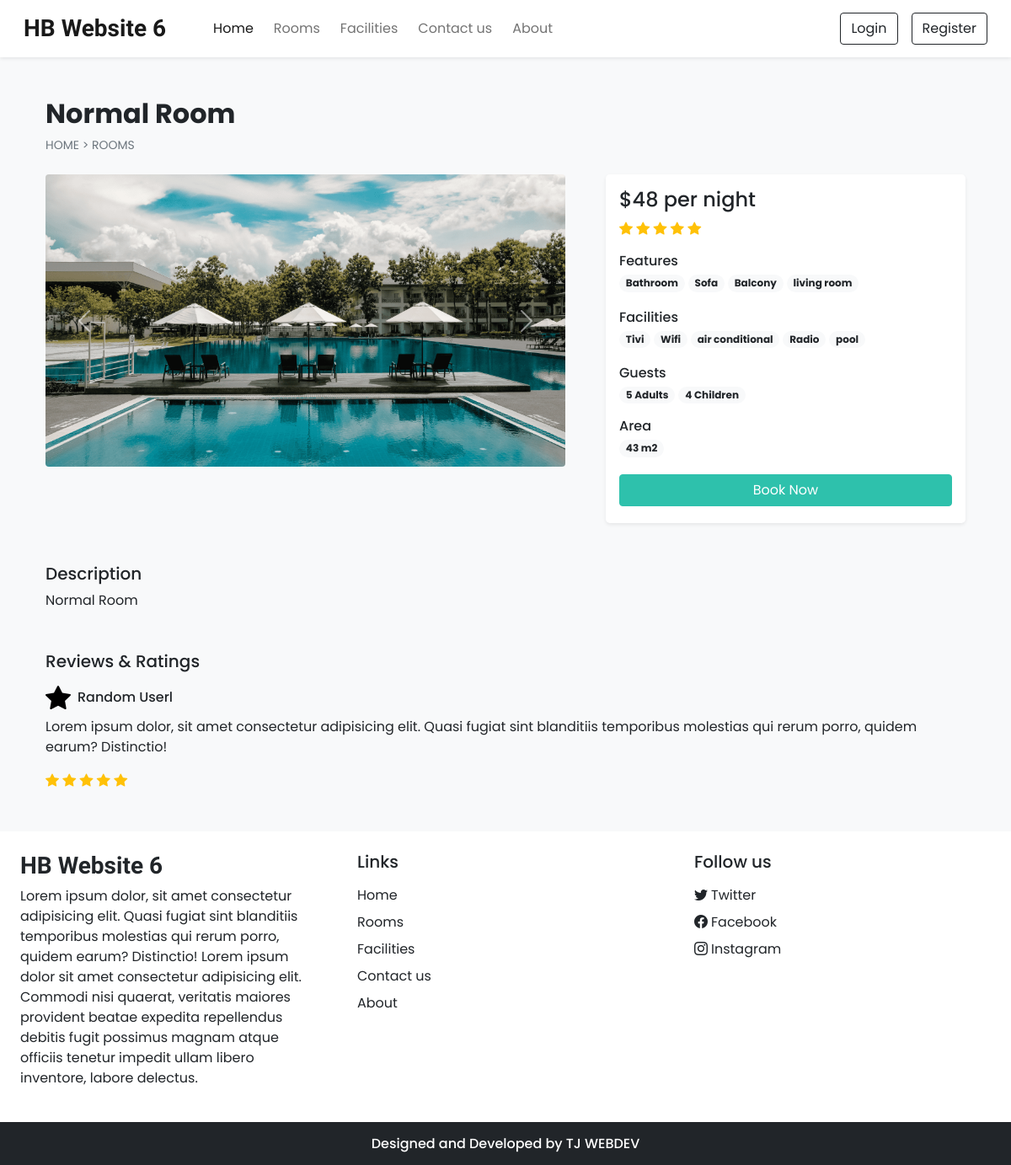
The page /room_details.php?id=7 on the database its author committed.
### tables this page shows
CREATE TABLE `settings` (
  `sr_no` int(11) NOT NULL,
  `site_title` varchar(50) NOT NULL,
  `site_about` varchar(250) NOT NULL,
  `shutdown` tinyint(1) NOT NULL
);

CREATE TABLE `rooms` (
  `id` int(11) NOT NULL,
  `name` varchar(150) NOT NULL,
  `area` int(11) NOT NULL,
  `price` int(11) NOT NULL,
  `quantity` int(11) NOT NULL,
  `adult` int(11) NOT NULL,
  `children` int(11) NOT NULL,
  `description` varchar(350) NOT NULL,
  `status` tinyint(4) NOT NULL DEFAULT 1,
  `removed` int(11) NOT NULL DEFAULT 0
);

CREATE TABLE `room_images` (
  `sr_no` int(11) NOT NULL,
  `room_id` int(11) NOT NULL,
  `image` varchar(250) NOT NULL,
  `thumb` tinyint(4) NOT NULL DEFAULT 0
);

CREATE TABLE `features` (
  `id` int(11) NOT NULL,
  `name` varchar(150) NOT NULL
);

CREATE TABLE `facilities` (
  `id` int(11) NOT NULL,
  `name` varchar(250) NOT NULL,
  `icon` varchar(250) NOT NULL,
  `description` varchar(250) NOT NULL
);

### admin/inc/db_config.php (called while the page is built, shortened)
<?php
    function select($sql,$values,$datatypes)
    {
        $con = $GLOBALS['con'];
        if($stmt = mysqli_prepare($con,$sql)) {
            mysqli_stmt_bind_param($stmt,$datatypes,...$values);
            if(mysqli_stmt_execute($stmt)){
                $res = mysqli_stmt_get_result($stmt);
                return $res;
            }
            else {
                mysqli_stmt_close($stmt);
                die("Query cannot be executed - Select");
            }
        }
        else {
            die("Query cannot be prepared - Select");
        }
    }
?>

### room_details.php (the view, shortened to what this page needs)
<!DOCTYPE html>
<html lang="en">
<head>
    <?php require('inc/links.php'); ?>
</head>
    <body class="bg-light">
    <?php require('inc/header.php'); ?>
    <?php
        $data = filteration($_GET);
        $room_res = select("SELECT * FROM `rooms` WHERE `id`=? AND `status`=? AND `removed`=?",[$data['id'],1,0],'iii');
        $room_data = mysqli_fetch_assoc($room_res);
    ?>
    <div class="container">
        <div class="row">
        <div class="col-12 my-5 mb-4 px-4">
            <h2 class="fw-bold"><?php echo $room_data['name'] ?></h2>
            <div style="font-size: 14px;">
                <a href="index.php" class="text-secondary text-decoration-none">HOME</a>
                <span class="text-secondary"> > </span>
                <a href="rooms.php" class="text-secondary text-decoration-none">ROOMS</a>
            </div>
        </div>
            <div class="col-lg-7 col-md-12 px-4">
                <div id="roomCarousel" class="carousel slide" data-bs-ride="carousel">
                    <div class="carousel-inner">
                        <?php
                            $room_img = ROOMS_IMG_PATH."thumbnail.jpg";
                            $img_q = mysqli_query($con,"SELECT * FROM `room_images`
                            WHERE `room_id`='$room_data[id]'");
                            if(mysqli_num_rows($img_q)>0){
                                $active_class = 'active';
                                while($img_res = mysqli_fetch_assoc($img_q)){
                                    echo
                                    "<div class='carousel-item $active_class'>
                                        <img src='".ROOMS_IMG_PATH.$img_res['image']."' class='d-block w-100 rounded'>
                                    </div>";
                                    $active_class='';
                                }
                            }
                            else {
                                echo "<div class='carousel-item active'>
                                <img src='$room_img' class='d-block w-100'>
                                </div>";
                            }
                        ?>
                    </div>
                    <button class="carousel-control-prev" type="button" data-bs-target="#roomCarousel" data-bs-slide="prev">
                        <span class="carousel-control-prev-icon" aria-hidden="true"></span>
                    </button>
                    <button class="carousel-control-next" type="button" data-bs-target="#roomCarousel" data-bs-slide="next">
                        <span class="carousel-control-next-icon" aria-hidden="true"></span>
                    </button>
                </div>
            </div>
            <div class="col-lg-5 col-md-12 px-4">
                <div class="card mb-4 border-0 shadow-sm rounded-3">
                    <div class="card-body">
                        <?php
                            echo<<<price
                                <h4>$$room_data[price] per night</h4>
                            price;
                            echo<<<rating
                                <div class="mb-3">
                                    <i class="bi bi-star-fill text-warning"></i>
                                    <i class="bi bi-star-fill text-warning"></i>
                                    <i class="bi bi-star-fill text-warning"></i>
                                    <i class="bi bi-star-fill text-warning"></i>
                                    <i class="bi bi-star-fill text-warning"></i>
                                </div>
                            rating;
                            $fea_q = mysqli_query($con,"SELECT f.name from `features` f
                            INNER JOIN `room_features` rfea ON f.id = rfea.features_id
                            WHERE rfea.room_id = '$room_data[id]'");
                            $features_data = "";
                            while($fea_row = mysqli_fetch_assoc($fea_q)) {
                                $features_data .="<span class='badge rounded-pill bg-light text-dark text-wrap me-1 mb-1'>
                                    $fea_row[name]
                                </span>";
                            }
                            echo<<<features
                            <div class="mb-3">
                                <h6 class="mb-1">Features</h6>
                                $features_data
                            </div>
                            features;
                            $fac_q = mysqli_query($con,"SELECT f.name from `facilities` f
                            INNER JOIN `room_facilities` rfac ON f.id = rfac.facilities_id
                            WHERE rfac.room_id = '$room_data[id]'");
                            $facilities_data = "";
                            while($fac_row = mysqli_fetch_assoc($fac_q)) {
                                $facilities_data .="<span class='badge rounded-pill bg-light text-dark text-wrap me-1 mb-1'>
                                    $fac_row[name]
                                </span>";
                            }
                            echo<<<facilities
                            <div class="mb-3">
                                <h6 class="mb-1">Facilities</h6>
                                $facilities_data
                            </div>
                            facilities;
                            echo<<<guests
                                <div class="mb-3">
                                    <h6 class="mb-1">Guests</h6>
                                    <span class="badge rounded-pill bg-light text-dark text-wrap">
                                        $room_data[adult] Adults
                                    </span>
                                    <span class="badge rounded-pill bg-light text-dark text-wrap">
                                        $room_data[children] Children
                                    </span>
                                </div>
                            guests;
                            echo<<<area
                                <div class="mb-3">
                                    <h6 class="mb-1">Area</h6>
                                    <span class='badge rounded-pill bg-light text-dark text-wrap me-1 mb-1'>
                                        $room_data[area] m2
                                    </span>
                                </div>
                            area;
                            if(!$settings_r['shutdown']) {
                                $login=0;
                                echo<<<book
                                    <button onclick='checkLoginToBook($login,$room_data[id])' class='btn w-100 text-white custom-bg shadow-none mb-1'>Book Now</button>
                                book;
                            }
                        ?>
                    </div>
                </div>
            </div>
            <div class="col-12 mt-4 px-4">
                <div class="mb-5">
                    <h5>Description</h5>
                    <p>
                        <?php
                            echo $room_data['description']
                        ?>
                    </p>
                </div>
                <div>
                    <h5 class="mb-3">Reviews & Ratings</h5>
                    <div>
                        <div class="d-flex align-items-center mb-2">
                            <img src="images/features/star-fill.svg" width="30px">
                            <h6 class="m-0 ms-2">Random Userl</h6>
                        </div>
                        <p>
                            Lorem ipsum dolor, sit amet consectetur adipisicing elit.
                            Quasi fugiat sint blanditiis temporibus molestias qui rerum porro,
                            quidem earum? Distinctio!
                        </p>
                        <div class="rating">
                                <i class="bi bi-star-fill text-warning"></i>
                                <i class="bi bi-star-fill text-warning"></i>
                                <i class="bi bi-star-fill text-warning"></i>
                                <i class="bi bi-star-fill text-warning"></i>
                                <i class="bi bi-star-fill text-warning"></i>
                        </div>
                    </div>
                </div>
            </div>
        </div>
    </div>
    <?php require('inc/footer.php') ?>
</body>
</html>

### inc/header.php (shortened to what this page needs)
<nav id="nav-bar" class="navbar navbar-expand-lg navbar-light bg-white px-lg-3 py-lg-2 shadow-sm sticky-top">
    <div class="container-fluid">
        <a class="navbar-brand me-5 fw-bold fs-3 h-font" href="index.php"><?php echo $settings_r['site_title'] ?></a>
        <div class="collapse navbar-collapse" id="navbarSupportedContent">
            <ul class="navbar-nav me-auto mb-2 mb-lg-0">
                <li class="nav-item">
                    <a class="nav-link active me-2" href="index.php">Home</a>
                </li>
                <li class="nav-item">
                    <a class="nav-link me-2" href="rooms.php">Rooms</a>
                </li>
                <li class="nav-item">
                    <a class="nav-link me-2" href="facilities.php">Facilities</a>
                </li>
                <li class="nav-item">
                    <a class="nav-link me-2" href="contact.php">Contact us</a>
                </li>
                <li class="nav-item">
                    <a class="nav-link me-2" href="about.php">About</a>
                </li>
            </ul>
            <div class="d-flex">
                <?php
                    if(isset($_SESSION['login']) && $_SESSION['login']==true) {
                        $path = USERS_IMG_PATH;
                        echo<<<data
                        <div class="btn-group">
                            <button type="button" class="btn btn-outline-dark shadow-none dropdown-toggle" data-bs-toggle="dropdown" data-bs-display="static" aria-expanded="false">
                                <img src="$path$_SESSION[uPic]" style="width: 25px; height: 25px;" class="me-1">
                                $_SESSION[uName]
                            </button>
                            <ul class="dropdown-menu dropdown-menu-lg-end">
                            <li><a class="dropdown-item" href="profile.php">Profile</a></li>
                            <li><a class="dropdown-item" href="bookings.php">Bookings</a></li>
                            <li><a class="dropdown-item" href="logout.php">Logout</a></li>
                            </ul>
                        </div>
                        data;
                    }
                    else {
                        echo<<<data
                        <button type="button" class="btn btn-outline-dark shadow-none me-lg-3 me-2" data-bs-toggle="modal" data-bs-target="#loginModal">
                            Login
                        </button>
                        <button type="button" class="btn btn-outline-dark shadow-none" data-bs-toggle="modal" data-bs-target="#registerModal">
                            Register
                        </button>
                        data;
                    }
                ?>
            </div>
        </div>
    </div>
</nav>

### inc/footer.php (shortened to what this page needs)
<div class="container-fluid bg-white mt-5">
        <div class="row">
            <div class="col-lg-4 p-4">
                <h3 class="h-font fw-bold fs-3 mb-2"><?php echo $settings_r['site_title'] ?></h3>
                <p>
                    <?php echo $settings_r['site_about'] ?>
                    Lorem ipsum dolor sit amet consectetur adipisicing elit. Commodi nisi quaerat,
                    veritatis maiores provident beatae expedita
                     repellendus debitis fugit possimus magnam atque officiis tenetur impedit ullam libero inventore, labore delectus.
                </p>
            </div>
            <div class="col-lg-4 p-4">
                <h5 class="mb-3">Links</h5>
                <a href="index.php" class="d-inline-block mb-2 text-dark text-decoration-none">Home</a> <br>
                <a href="rooms.php" class="d-inline-block mb-2 text-dark text-decoration-none">Rooms</a> <br>
                <a href="facilities.php" class="d-inline-block mb-2 text-dark text-decoration-none">Facilities</a> <br>
                <a href="contact.php" class="d-inline-block mb-2 text-dark text-decoration-none">Contact us</a> <br>
                <a href="about.php" class="d-inline-block mb-2 text-dark text-decoration-none">About</a> <br>
            </div>
            <div class="col-lg-4 p-4">
                <h5 class="mb-3">Follow us</h5>
                <?php
                    if($contact_r['tw']!='') {
                        echo <<<data
                            <a href="$contact_r[tw]" class="d-inline-block text-dark text-decoration-none mb-2">
                                <i class="bi bi-twitter me-1"></i>Twitter
                            </a><br>
                        data;
                    }
                ?>
                <a href="<?php echo $contact_r['fb'] ?>" class="d-inline-block text-dark text-decoration-none mb-2">
                    <i class="bi bi-facebook me-1"></i>Facebook
                </a><br>
                <a href="<?php echo $contact_r['insta'] ?>" class="d-inline-block text-dark text-decoration-none">
                    <i class="bi bi-instagram me-1"></i>Instagram
                </a><br>
            </div>
        </div>
    </div>
    <h6 class="text-center bg-dark text-white p-3 m-0">Designed and Developed by TJ WEBDEV</h6>

### css/common.css (style rules this page uses)
:root { --teal: #2ec1ac; --teal_hover: #279e8c; }
* { font-family: 'Poppins', sans-serif; }
.h-font { font-family: 'Merienda', cursive; }
.custom-bg { background-color: var(--teal); border:1px solid var(--teal); }

### rows shown on the page
settings: site_title "HB Website 6", site_about "Lorem ipsum dolor, sit amet consectetur adipisicing elit. Quasi fugiat sint blanditiis temporibus molestias qui rerum porro, quidem earum? Distinctio!"
rooms: name "Normal Room", price "48", adult "5", children "4", area "43", description "Normal Room"
room_images: image (picture)
features: name "Bathroom"
features: name "Sofa"
features: name "Balcony"
features: name "living room"
facilities: name "Tivi"
facilities: name "Wifi"
facilities: name "air conditional"
facilities: name "Radio"
facilities: name "pool"
